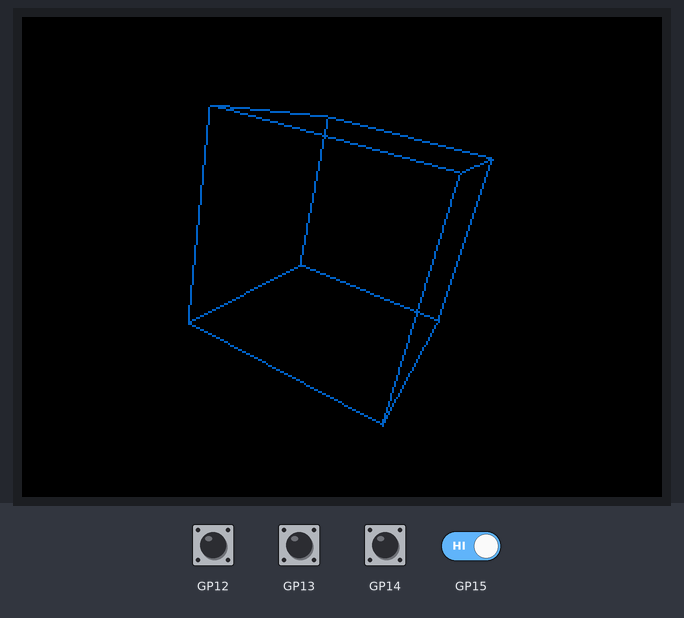
Bench run of a program on a simulated Raspberry Pi Pico running MicroPython. On the bench: 320×240 colour display. The inputs (shaded band) are chosen by the test bench. What the program prints to the serial console is not drawn.

Above: at 1.2 s.
1.3 s: button A pressed for 0.15 s
At 1.7 s:
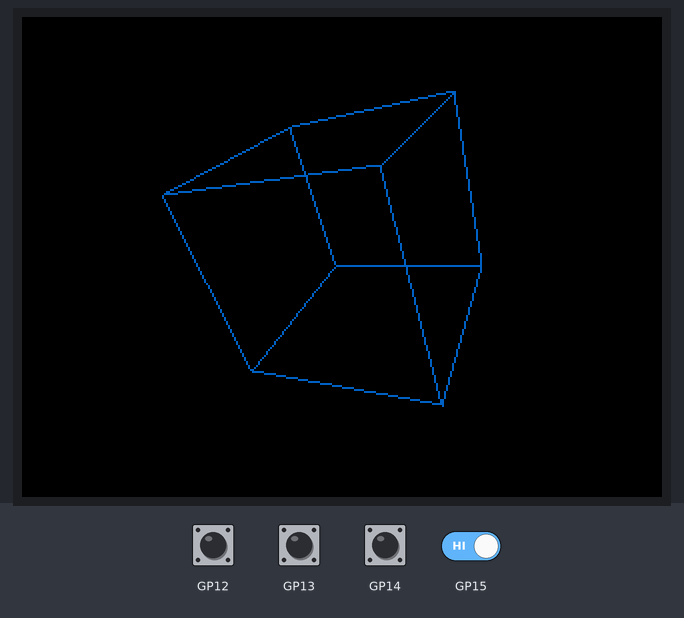
2.9 s: button B pressed for 0.15 s
At 3.19 s:
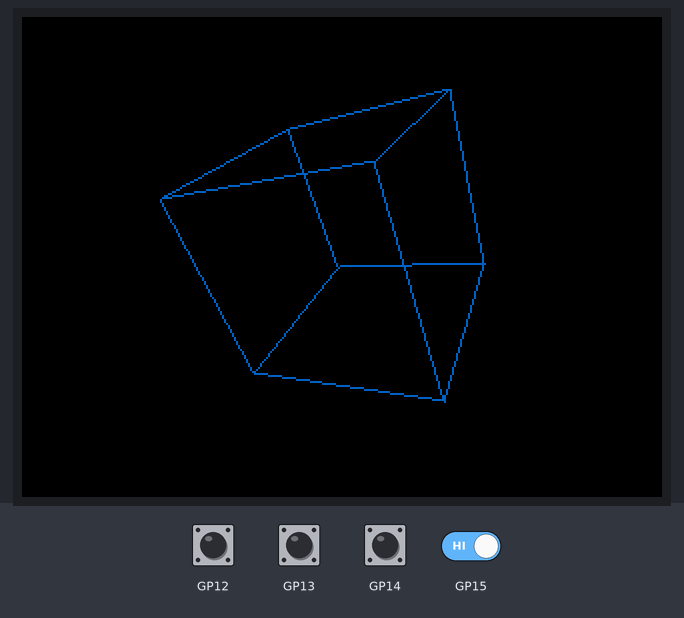
3.6 s: button B pressed for 1 s
At 3.82 s:
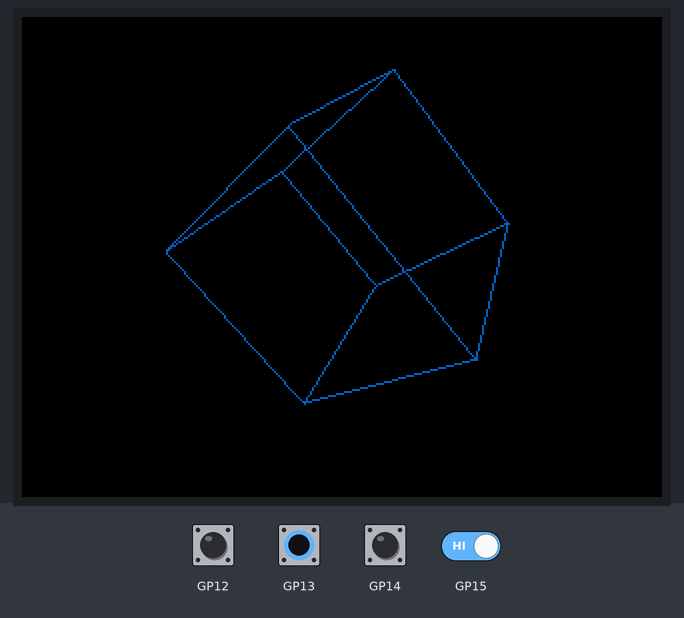
5.2 s: GP12 (button A) driven LOW and GP15 (button Y) driven LOW
At 6.33 s:
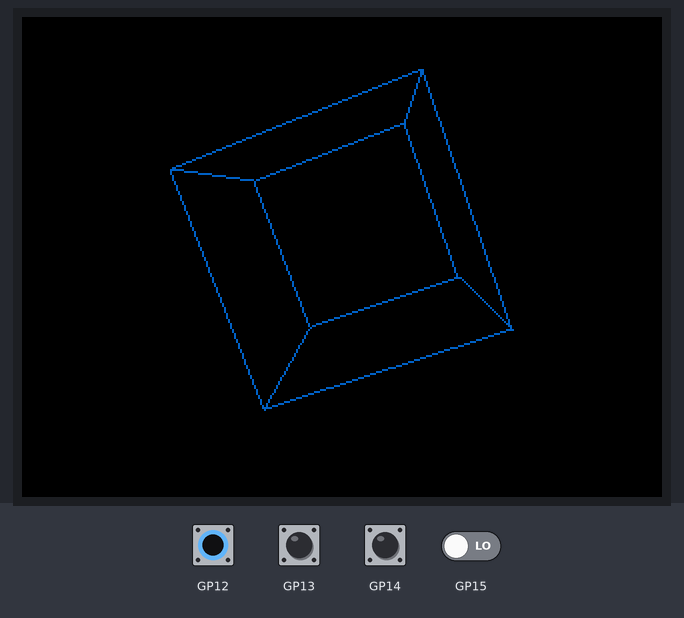
7.0 s: button A released
At 7.27 s:
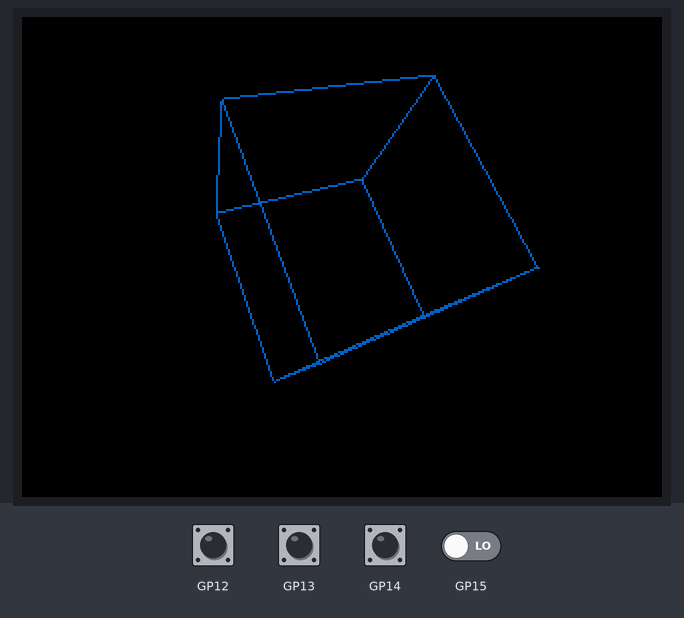
Timing chart, 0 to 9.6 s (numbered marks = the images above; inputs shaded):
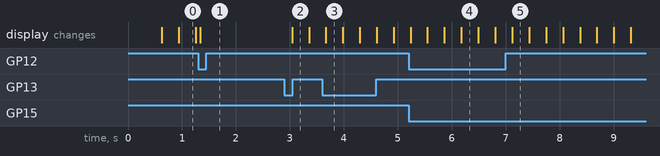

Measured:
- after the input at 2.9 s, the display: changes after 0.14 s (image 2)

The program:

wireframe-cube.py
```python
from machine import I2C, Pin
#import ssd1306
import time
import math
from picographics import PicoGraphics, DISPLAY_PICO_DISPLAY_2
from pimoroni import Button
display = PicoGraphics(display=DISPLAY_PICO_DISPLAY_2)
display.set_pen(15)

button_a = Button(12)
button_b = Button(13)
button_x = Button(14)
button_y = Button(15)

#https://www.mfitzp.com/creating-a-3d-rotating-cube-with-micropython-and-oled-display/

#i2c = I2C(scl=Pin(5), sda=Pin(4))
#display = ssd1306.SSD1306_I2C(128, 64, i2c)
def clear():
    display.set_pen(0)
    display.clear()
    display.set_pen(15)

class Point3D:
    def __init__(self, x = 0, y = 0, z = 0):
        self.x, self.y, self.z = x, y, z

    def rotateX(self, angle):
        """ Rotates this point around the X axis the given number of degrees. """
        rad = angle * math.pi / 180
        cosa = math.cos(rad)
        sina = math.sin(rad)
        y = self.y * cosa - self.z * sina
        z = self.y * sina + self.z * cosa
        return Point3D(self.x, y, z)

    def rotateY(self, angle):
        """ Rotates this point around the Y axis the given number of degrees. """
        rad = angle * math.pi / 180
        cosa = math.cos(rad)
        sina = math.sin(rad)
        z = self.z * cosa - self.x * sina
        x = self.z * sina + self.x * cosa
        return Point3D(x, self.y, z)

    def rotateZ(self, angle):
        """ Rotates this point around the Z axis the given number of degrees. """
        rad = angle * math.pi / 180
        cosa = math.cos(rad)
        sina = math.sin(rad)
        x = self.x * cosa - self.y * sina
        y = self.x * sina + self.y * cosa
        return Point3D(x, y, self.z)

    def project(self, win_width, win_height, fov, viewer_distance):
        """ Transforms this 3D point to 2D using a perspective projection. """
        factor = fov / (viewer_distance + self.z)
        x = self.x * factor + win_width / 2
        y = -self.y * factor + win_height / 2
        return Point3D(x, y, self.z)


class Simulation:
    def __init__(
            self,
            width=328,
            height=220,
            fov=200,
            distance=4,
            rotateX=5,
            rotateY=5,
            rotateZ=5
            ):

        self.vertices = [
            Point3D(-1,1,-1),
            Point3D(1,1,-1),
            Point3D(1,-1,-1),
            Point3D(-1,-1,-1),
            Point3D(-1,1,1),
            Point3D(1,1,1),
            Point3D(1,-1,1),
            Point3D(-1,-1,1)
        ]

        # Define the edges, the numbers are indices to the vertices above.
        self.edges  = [
            # Back
            (0, 1),
            (1, 2),
            (2, 3),
            (3, 0),
            # Front
            (5, 4),
            (4, 7),
            (7, 6),
            (6, 5),
            # Front-to-back
            (0, 4),
            (1, 5),
            (2, 6),
            (3, 7),
        ]

        # Dimensions
        self.projection = [width, height, fov, distance]

        # Rotational speeds
        self.rotateX = rotateX
        self.rotateY = rotateY
        self.rotateZ = rotateZ

    def run(self):
        # Starting angle (unrotated in any dimension)
        angleX, angleY, angleZ = 0, 0, 0

        while 1:
            # It will hold transformed vertices.
            t = []


            for v in self.vertices:
                # Rotate the point around X axis, then around Y axis, and finally around Z axis.
                r = v.rotateX(angleX).rotateY(angleY).rotateZ(angleZ)

                # Transform the point from 3D to 2D
                p = r.project(*self.projection)

                # Put the point in the list of transformed vertices
                t.append(p)

            #display.fill(0)
            clear()
            for e in self.edges:
                display.line(*to_int(t[e[0]].x, t[e[0]].y, t[e[1]].x, t[e[1]].y))#,1))

            #display.show()

            #display.set_pen(15)
            display.update()
            print(f'{t[e[0]].x} {t[e[0]].y} {t[e[1]].x} {t[e[1]].y}')


            # Continue the rotation
            angleX += self.rotateX
            angleY += self.rotateY
            angleZ += self.rotateZ

            if button_a.read():
                self.rotateX = 0
                self.rotateY = 0
                self.rotateZ = 0
            if button_b.read():
                self.rotateX += 1
            if button_x.read():
                self.rotateZ += 1
            if button_y.read():
                self.rotateY += 1

                print("HAAAAAAAAAAA")


def to_int(*args):
    return [int(v) for v in args]


s = Simulation()
s.run()
```
